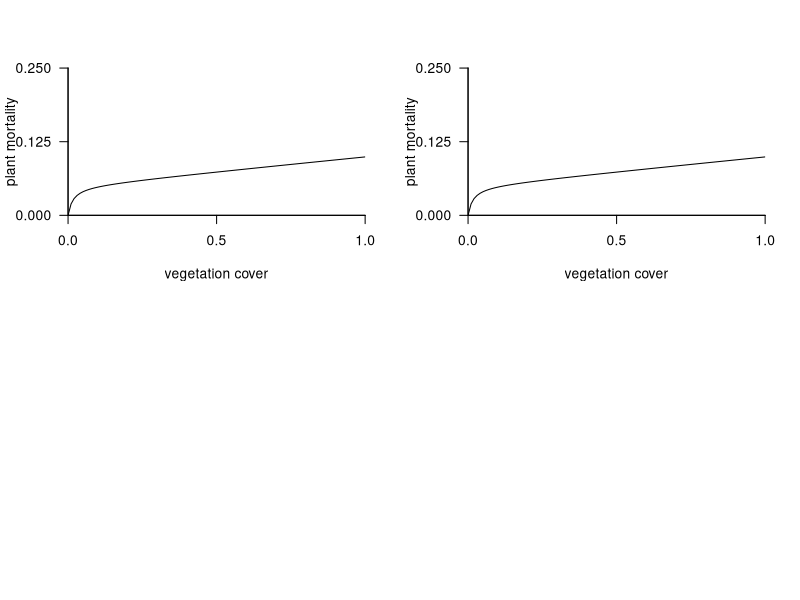

The R source for this figure: (Note: this script raises an error after producing the figure.)


# default plot for graphs over G or C

defplot <- function(...) plot(..., 
                              type = "l", 
                              bty = "l", cex = 0.7, las = 1,
                              xlim = c(0,1), ylim = c(0,0.25), 
                              xaxs = "i", yaxs = "i", 
                              xaxp = c(0,1,2), yaxp = c(0,0.25,2), 
                              xlab = "vegetation cover") 


G <- function(rho, r = 1, K = 1) r*rho*(1-rho/K)

rho <- seq(0,1,length = 100)

C <- function(rho, 
              m_0 = 0.05, 
              L = 5, # livestock per hectare
              c = 200*200, # lattice area, number of cells
              a = 0.6, 
              h = 100, 
              q = 0) (m_0 * rho) + (a*rho^(1+q)*L )/( 1+a*h*(rho^(1+q)) ) 

par(mfrow = c(2,2))

defplot(rho, C(rho, L = 5, c = 100*100), ylab = "plant mortality")
defplot(rho, C(rho, L = 5, c = 200*200), ylab = "plant mortality")



pp <- livestock$parms
pp$b <- 0.3
pp$p <- 0.2
pp$L <- 6


l50 <- init_landscape(states = c("1","0"), cover = c(0.2,0.8), width = 50)
run50 <- ca(l50, model = livestock, parms = pp, t_max = 50)

l75 <- init_landscape(states = c("1","0"), cover = c(0.2,0.8), width = 75)
run75 <- ca(l75, model = livestock, parms = pp, t_max = 50)

l100 <- init_landscape(states = c("1","0"), cover = c(0.2,0.8), width = 100)
run100 <- ca(l100, model = livestock, parms = pp, t_max = 50)

par(mfcol = c(3,6), mar = c(1,1,1,1))
for(i in seq(1,51,10)) {
  plot(run50$landscapes[[i]])
  plot(run75$landscapes[[i]])
  plot(run100$landscapes[[i]])
  
} 

par(mfcol = c(1,1), mar = c(4,4,1,1))

plot(run50)
lines(run75$time,  run75$cover[[1]])
lines(run100$time,  run100$cover[[1]])

